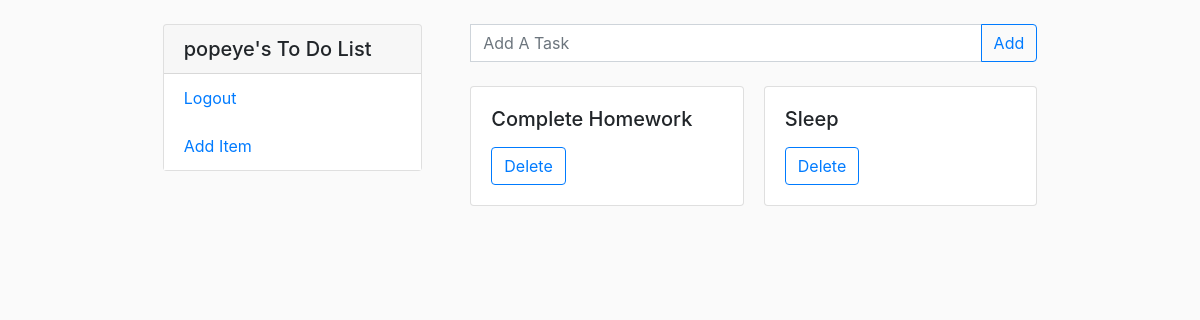
The page / (signed in) on the database as committed earlier.
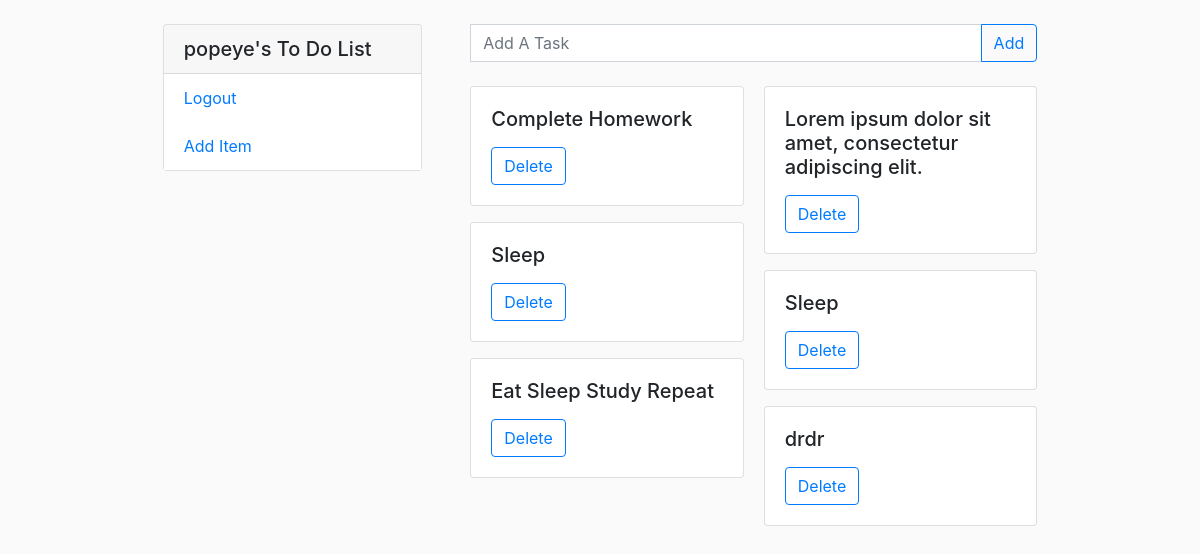
The same page on the database as committed later.
### todo/models.py (models this page shows)
class TodoItem(models.Model):
    content = models.TextField()
    user = models.ForeignKey(User,on_delete=models.CASCADE, related_name='item')

### todo/views.py (the view)
# urls.py: path('', views.todoView, name="todo-home"),
@login_required
def todoView(request):
    u = User.objects.get(username=request.user)
    items = u.item.all()
    context = {
        'items': items
    }
    return render(request, 'todo/home.html', context)

### todo/templates/todo/home.html (shortened to what this page needs)
{% extends "base.html" %}
{% block content %}
<div class="row justify-content-center mt-4">
    <div class="col-md-3 mb-3 px-4">
        <div class="card">
            <h5 class="card-header"> {{ user }}'s To Do List </h5>
            <div class="card-body p-0">
                <ul class="list-group list-group-flush">
                    <a class="artificial-link" href="{% url 'logout' %}">
                        <li class="list-group-item border-0">Logout</li>
                    </a>
                    <li class="list-group-item border-0 artificial-link">Add Item</li>
                </ul>
            </div>
        </div>
    </div>
    <div class="col-md-6 px-4">
        <form class="mx-auto form-inline input-group mb-4" action="{% url 'add-item' %}" method="POST">
            <input class="form-control" type="text" placeholder="Add A Task" name="content">
            <div class="input-group-append">
                <button class="btn btn-outline-primary" type="submit">Add</button>
            </div>
        </form>
        <div class="card-columns">
            {% for item in items %}
            <div class="card mb-3">
                <div class="card-body">
                    <h5 class="card-title">{{item.content|safe}}</h5>
                    <form action="/deleteItem/{{item.id}}/" style="display: inline;" method="POST">
                        <button class="btn btn-outline-primary" type="submit">Delete</button>
                    </form>
                </div>
            </div>
            {% endfor %}
        </div>
    </div>
</div>
{% endblock content %}

Rows that differ between the two databases and show on the page:
added TodoItem: content "Eat Sleep Study Repeat"
added TodoItem: content "Lorem ipsum dolor sit amet, consectetur adipiscing elit."
added TodoItem: content "Sleep"
added TodoItem: content "drdr"
